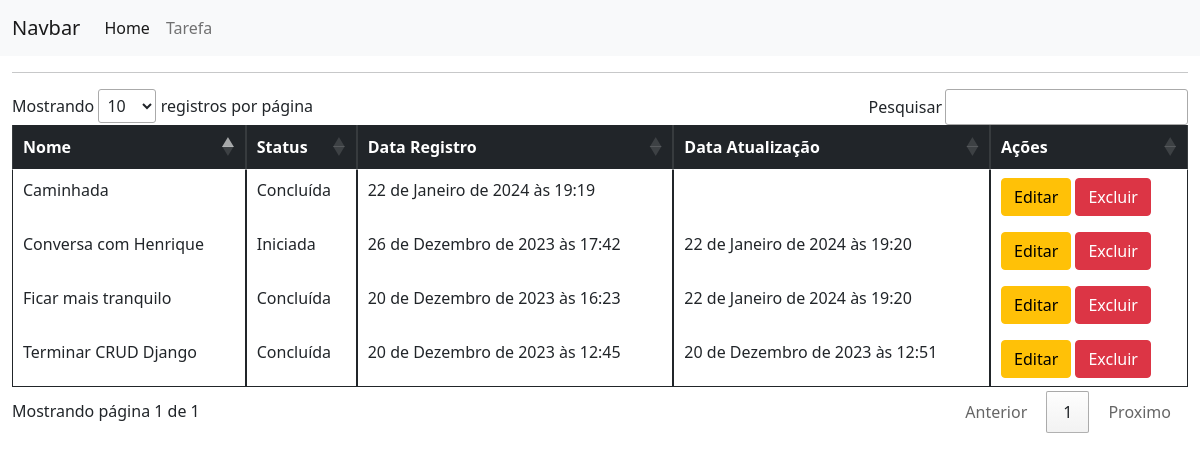
Screenshot of /exemplo/ with the database file from the repository.
### exemplo/models.py (models this page shows)
class Tarefa(models.Model):
    no_tarefa    = models.CharField(max_length=200)
    st_status    = models.CharField(max_length=1)
    dt_inclusao  = models.DateTimeField('data cadastro', default=None, null=True, blank=True)
    dt_alteracao = models.DateTimeField('data alteracao', default=None, null=True, blank=True)

### exemplo/views.py (the view)
# urls.py: path('', views.index, name='index'),
def index(request):
    tarefas = Tarefa.objects.all()
    return render(request, 'home.html', {
        'tarefas': tarefas
    })

### exemplo/templates/home.html (shortened to what this page needs)
{% extends "base.html" %}
{% block content %}
<section class="content">
    <div class="conteiner container-fluid">
        <hr>
        <table class="table table-hover table-bordered border-dark" id="tbExemplo">
            <thead class="table-dark">
                <tr>
                    <th>Nome</th>
                    <th>Status</th>
                    <th>Data Registro</th>
                    <th>Data Atualização</th>
                    <th>Ações</th>
                </tr>
            </thead>
            <tbody>
                {% for tarefa in tarefas %}
                <tr>
                    <td>{{ tarefa.no_tarefa }}</td>
                    <td>
                        {% if tarefa.st_status == 'N' %}
                        <span>Não Iniciada</span>
                        {% elif tarefa.st_status == 'I' %}
                        <span>Iniciada</span>
                        {% else %}
                        <span>Concluída</span>
                        {% endif %}
                    </td>
                    <td>{{ tarefa.dt_inclusao }}</td>
                    <td>
                        {{ tarefa.dt_alteracao|default_if_none:'' }}
                    </td>
                    <td>
                        <a href="{% url 'edit' tarefa.id %}" class="btn btn-outline btn-warning">Editar</a>
                        <a href="{% url 'destroy' tarefa.id %}" class="btn btn-outline btn-danger">Excluir</a>
                    </td>
                </tr>
                {% endfor %}
            </tbody>
        </table>
    </div>
</section>
{% endblock content %}

### exemplo/templates/base.html (shortened to what this page needs)
<!DOCTYPE html>
<html>
<head>
    <link rel="stylesheet" href="https://cdn.datatables.net/1.10.19/css/jquery.dataTables.min.css">
    <link href="https://cdn.jsdelivr.net/npm/bootstrap@5.0.2/dist/css/bootstrap.min.css" rel="stylesheet">
</head>
<body>
    <nav class="navbar navbar-expand-lg navbar-light bg-light">
        <div class="container-fluid">
          <a class="navbar-brand" href="#">Navbar</a>
          <div class="collapse navbar-collapse" id="navbarNav">
            <ul class="navbar-nav">
              <li class="nav-item">
                <a class="nav-link active" aria-current="page" href="{% url 'index' %}">Home</a>
              </li>
              <li class="nav-item">
                <a class="nav-link" href="{% url 'create' %}">Tarefa</a>
              </li>
            </ul>
          </div>
        </div>
      </nav>
    {% block content %}{% endblock content %}
</body>
</html>

### rows the page displays
Tarefa: no_tarefa "Terminar CRUD Django", st_status "Concluída", dt_inclusao "20 de Dezembro de 2023 às 12:45", dt_alteracao "20 de Dezembro de 2023 às 12:51"
Tarefa: no_tarefa "Ficar mais tranquilo", st_status "Concluída", dt_inclusao "20 de Dezembro de 2023 às 16:23", dt_alteracao "22 de Janeiro de 2024 às 19:20"
Tarefa: no_tarefa "Conversa com Henrique", st_status "Iniciada", dt_inclusao "26 de Dezembro de 2023 às 17:42", dt_alteracao "22 de Janeiro de 2024 às 19:20"
Tarefa: no_tarefa "Caminhada", st_status "Concluída", dt_inclusao "22 de Janeiro de 2024 às 19:19"
